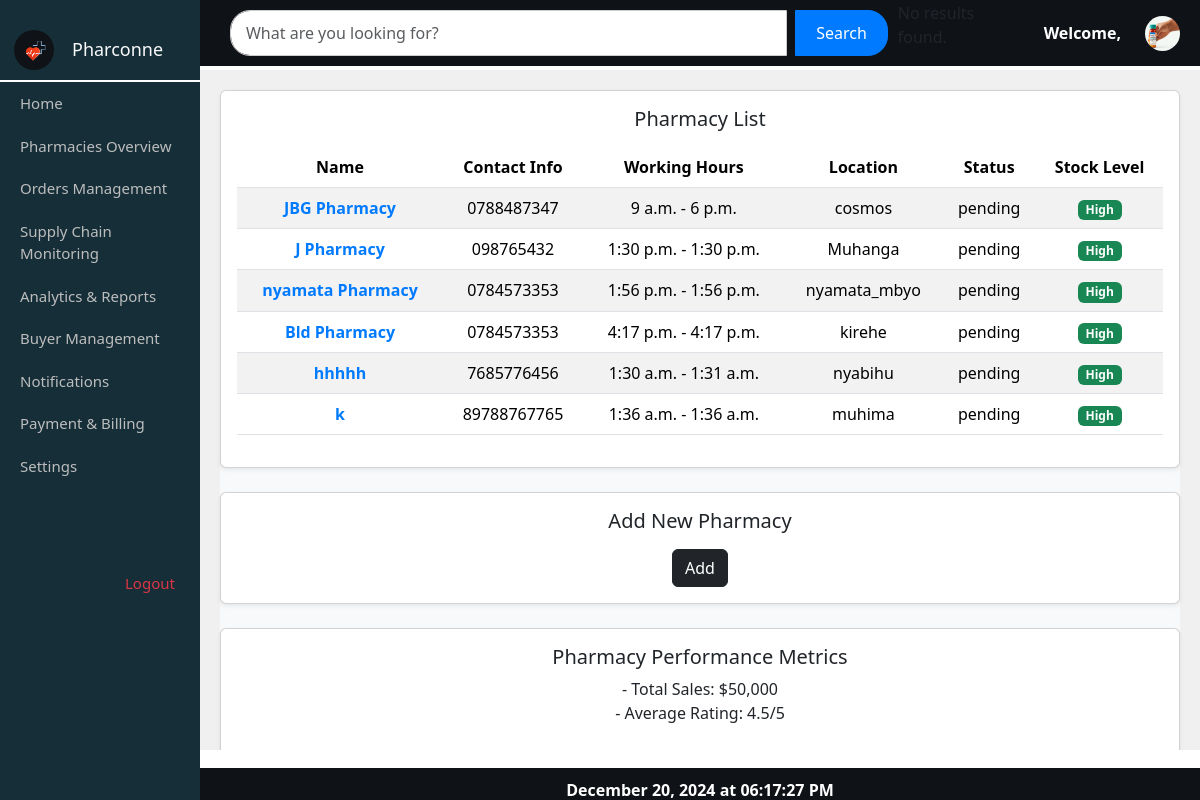
/pharmacy_list/, run on the app's committed database.
### myapp/models.py (models this page shows, shortened)
class Pharmacy(models.Model):
    user = models.OneToOneField(User, on_delete=models.CASCADE, null=True, blank=True)
    P_id = models.IntegerField(primary_key=True)
    P_name = models.CharField(max_length=100)
    contact_info = models.CharField(max_length=13)
    location = models.CharField(max_length=100, default='Unknown Location')
    start_time = models.TimeField(default=default_start_time)
    end_time = models.TimeField(default=default_end_time)
    status = models.CharField(max_length=20, default='pending')
    stock_level = models.CharField(max_length=100, default='high')
    password = models.CharField(max_length=100, blank=True, null=True)

### myapp/views.py (the view)
# urls.py: path('pharmacy_list/', views.pharmacy_list, name='pharmacy_list'),
def pharmacy_list(request):
    data = Pharmacy.objects.all()
    return render(request, 'myapp/pharmacy_list.html', {'data': data})

### myapp/templates/myapp/pharmacy_list.html (shortened to what this page needs)
{% load static %}
<!DOCTYPE html>
<html lang="en">
<head>
  <link href="https://cdn.jsdelivr.net/npm/bootstrap@5.3.2/dist/css/bootstrap.min.css" rel="stylesheet">
  <link rel="stylesheet" href="{% static 'myapp/css/pharmacy_list.css' %}">
</head>
<body>
    <div class="sidebar">
        <div class="pharconne">
            <img src="{% static 'images/log22.png' %}" alt="pharconne logo" class="logo-img ms-1">
            <h4 class="text-light" style="margin-left: 1em;">Pharconne</h4>
        </div>
        <nav>
            <a href="/supplierd/">Home</a>
            <a href="/pharmacy_list/">Pharmacies Overview</a>
            <a href="/orderdash/">Orders Management</a>
            <a href="#">Supply Chain Monitoring</a>
            <a href="/report/">Analytics & Reports</a>
            <a href="#">Buyer Management</a>
            <div class="d-inline-block">
                <a href="{% url 'notification' %}" class="position-relative text-decoration-none">
                    Notifications
                </a>
            </div>
            <a href="#">Payment & Billing</a>
            <a href="#">Settings</a>
        </nav>
         <a href="{% url 'index'%}" class="logout text-danger" style="margin-top: 5em; margin-left: 7em;">Logout</a>
    </div>
    <div class="topbar py-0 d-flex align-items-center justify-content-between">
<div class="input-group w-75">
    <form method="GET" action="{% url 'pharmacy_list' %}" class="d-flex w-100">
        <input
            type="text"
            name="search"
            class="form-control me-2"
            value="{{ search_query }}"
            placeholder="What are you looking for?"
        />
        <button class="btn btn-primary" type="submit">Search</button>
    </form>
</div>
{% if results %}
    <ul>
        {% for result in results %}
            <li>{{ result.name }} - {{ result.description }}</li>
        {% endfor %}
    </ul>
{% else %}
    <p>No results found.</p>
{% endif %}
    <div class="d-flex align-items-center position-relative profile-container">
        <span
    class="me-2"
    style="color: #fff; font-weight: bold; margin-left: 1.5em;"
    data-bs-toggle="tooltip"
    data-bs-placement="top"
    title="Click to view and edit your profile">
    Welcome, {{ request.session.user_name }}
</span>
        <a href="#" id="profile-link">
            <img src="{% static 'images/new5.png' %}" alt="Profile" class="profile-img ms-3" />
        </a>
    </div>
    </div>
    {% block content %}
    <div class="content-container">
        <div class="message-container">
            <div class="card shadow-sm mb-4">
                <div class="card-body">
                    <h5 class="card-title mb-3">Pharmacy List</h5>
                    <table class="table table-striped">
                        <thead>
                            <tr>
                                <th>Name</th>
                                <th>Contact Info</th>
                                <th>Working Hours</th>
                                <th>Location</th>
                                <th>Status</th>
                                <th>Stock Level</th>
                            </tr>
                        </thead>
                        <tbody>
                            {% for pharmacy in data %}
                            <tr>
                                <td style="color: #007bff; font-weight: bold;">{{ pharmacy.P_name }}</td>
                                <td>{{ pharmacy.contact_info }}</td>
                                <td>{{ pharmacy.start_time }} - {{ pharmacy.end_time }}</td>
                                <td>{{ pharmacy.location }}</td>
                                <td>{{ pharmacy.status }}</td>
                                <td>
                                    {% if pharmacy.stock_level == 'high' %}
                                        <span class="badge bg-success">High</span>
                                    {% elif pharmacy.stock_level == 'medium' %}
                                        <span class="badge bg-warning">Medium</span>
                                    {% else %}
                                        <span class="badge bg-danger">Low</span>
                                    {% endif %}
                                </td>
                            </tr>
                            {% empty %}
                            <tr>
                                <td colspan="6" class="text-center">No pharmacies found.</td>
                            </tr>
                            {% endfor %}
                        </tbody>
                    </table>
                </div>
            </div>
            <div class="card shadow-sm mb-4">
                <div class="card-body">
                    <h5 class="card-title mb-3">Add New Pharmacy</h5>
                    <a href="/add_member/" class="btn btn-dark">Add</a>
                </div>
            </div>
            <div class="card shadow-sm">
                <div class="card-body">
                    <h5 class="card-title">Pharmacy Performance Metrics</h5>
                    <ul class="list-unstyled">
                        <li>- Total Sales: $50,000</li>
                        <li>- Average Rating: 4.5/5</li>
                    </ul>
                </div>
            </div>
        </div>
    </div>
    {% endblock content %}
    <footer class="footer">
        <span style="color: #fff;" id="current-datetime"></span>
    </footer>
</body>
</html>

### myapp/static/myapp/css/pharmacy_list.css (style rules this page uses)
body { margin: 0; padding: 0; overflow: hidden; }
.sidebar { position: fixed; top: 0; left: 0; bottom: 0; width: 16.666%; background-color: #152E38; padding-top: 20px; overflow-y: auto; }
.pharconne { display: flex; align-items: center; border-bottom: 2px solid #fff; padding: 10px; }
.logo-img { width: 40px; height: 40px; border-radius: 50%; }
h4 { margin: 0; font-size: 18px; }
.sidebar a { color: #bdbdbd; text-decoration: none; display: block; padding: 10px 20px; font-size: 15px; }
.topbar { position: fixed; top: 0; left: 16.666%; right: 0; background-color: #0F1217; padding: 15px 20px; z-index: 1000; display: flex; justify-content: space-between; align-items: center; }
.profile-container { position: relative; }
.profile-img { width: 35px; height: 35px; border-radius: 50%; cursor: pointer; }
.content-container { position: absolute; top: 70px; left: 16.666%; right: 0; bottom: 50px; overflow-y: auto; padding: 20px; background-color: #f0f0f0; }
.message-container { text-align: center; background-color: #f8f9fa; background-size: cover; border-radius: 10px; min-height: 300px; }
.footer { position: fixed; bottom: 0; left: 16.666%; right: 0; background-color: #0F1217; text-align: center; padding: 10px 0; color: white; font-weight: bold; z-index: 1000; height: 2em; }
.input-group { max-width: 100%; margin: 0 auto; padding: 10px; display: flex; align-items: center; justify-content: space-between; }
.input-group .form-control { border-radius: 20px 0 0 20px; border: 1px solid #ccc; padding: 10px 15px; font-size: 16px; transition: border-color 0.3s ease; }
.input-group .btn { border-radius: 0 20px 20px 0; padding: 10px 20px; font-size: 16px; background-color: #007bff; color: #fff; border: 1px solid #007bff; transition: background-color 0.3s ease, border-color 0.3s ease; }

### data on the page
Pharmacy: P_name "JBG Pharmacy", contact_info "0788487347", start_time "9 a.m.", end_time "6 p.m.", location "cosmos", status "pending", stock_level "High"
Pharmacy: P_name "J Pharmacy", contact_info "098765432", start_time "1:30 p.m.", end_time "1:30 p.m.", location "Muhanga", status "pending", stock_level "High"
Pharmacy: P_name "nyamata Pharmacy", contact_info "0784573353", start_time "1:56 p.m.", end_time "1:56 p.m.", location "nyamata_mbyo", status "pending", stock_level "High"
Pharmacy: P_name "Bld Pharmacy", contact_info "0784573353", start_time "4:17 p.m.", end_time "4:17 p.m.", location "kirehe", status "pending", stock_level "High"
Pharmacy: P_name "hhhhh", contact_info "7685776456", start_time "1:30 a.m.", end_time "1:31 a.m.", location "nyabihu", status "pending", stock_level "High"
Pharmacy: P_name "k", contact_info "89788767765", start_time "1:36 a.m.", end_time "1:36 a.m.", location "muhima", status "pending", stock_level "High"
